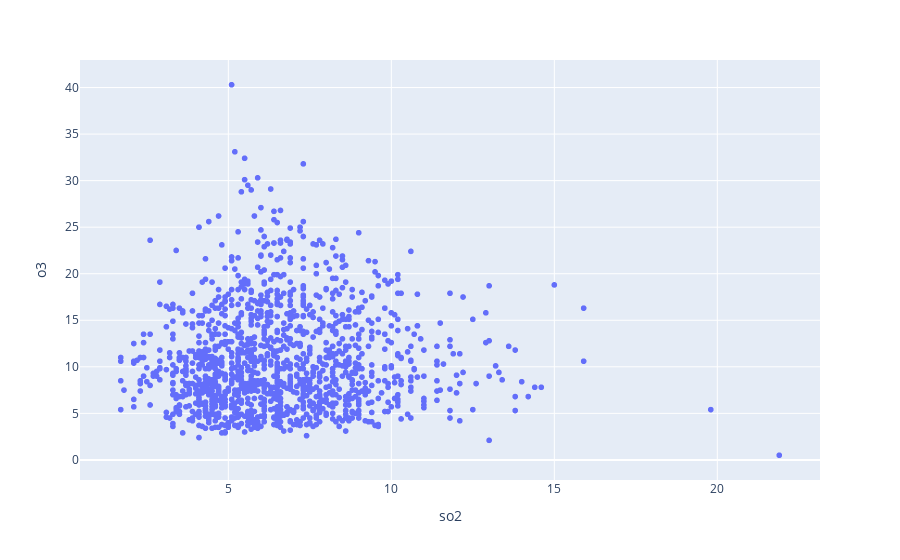

The cell this chart's notebook holds for it:
### Code cell
px.scatter(dfpd,'so2','o3',hover_name='Date')

### Figure 1 — Plotly figure (JSON) as saved in the notebook; plotly's stock layout.template omitted (floating-point values rounded to 4 significant figures; data arrays with more than 128 entries replaced by an {"elided": "..."} marker saying what was removed)
{"data": [{"hovertemplate": "<b>%{hovertext}</b><br><br>so2=%{x}<br>o3=%{y}<extra></extra>", "hovertext": {"elided": "1311 str values"}, "legendgroup": "", "marker": {"color": "#636efa", "symbol": "circle"}, "mode": "markers", "name": "", "showlegend": false, "type": "scattergl", "x": {"elided": "1311 float values"}, "xaxis": "x", "y": {"elided": "1311 float values"}, "yaxis": "y"}], "layout": {"autosize": true, "legend": {"tracegroupgap": 0}, "margin": {"t": 60}, "xaxis": {"anchor": "y", "autorange": true, "domain": [0, 1], "range": [0.4617, 23.14], "title": {"text": "so2"}, "type": "linear"}, "yaxis": {"anchor": "x", "autorange": true, "domain": [0, 1], "range": [-2.322, 43.12], "title": {"text": "o3"}, "type": "linear"}}}
